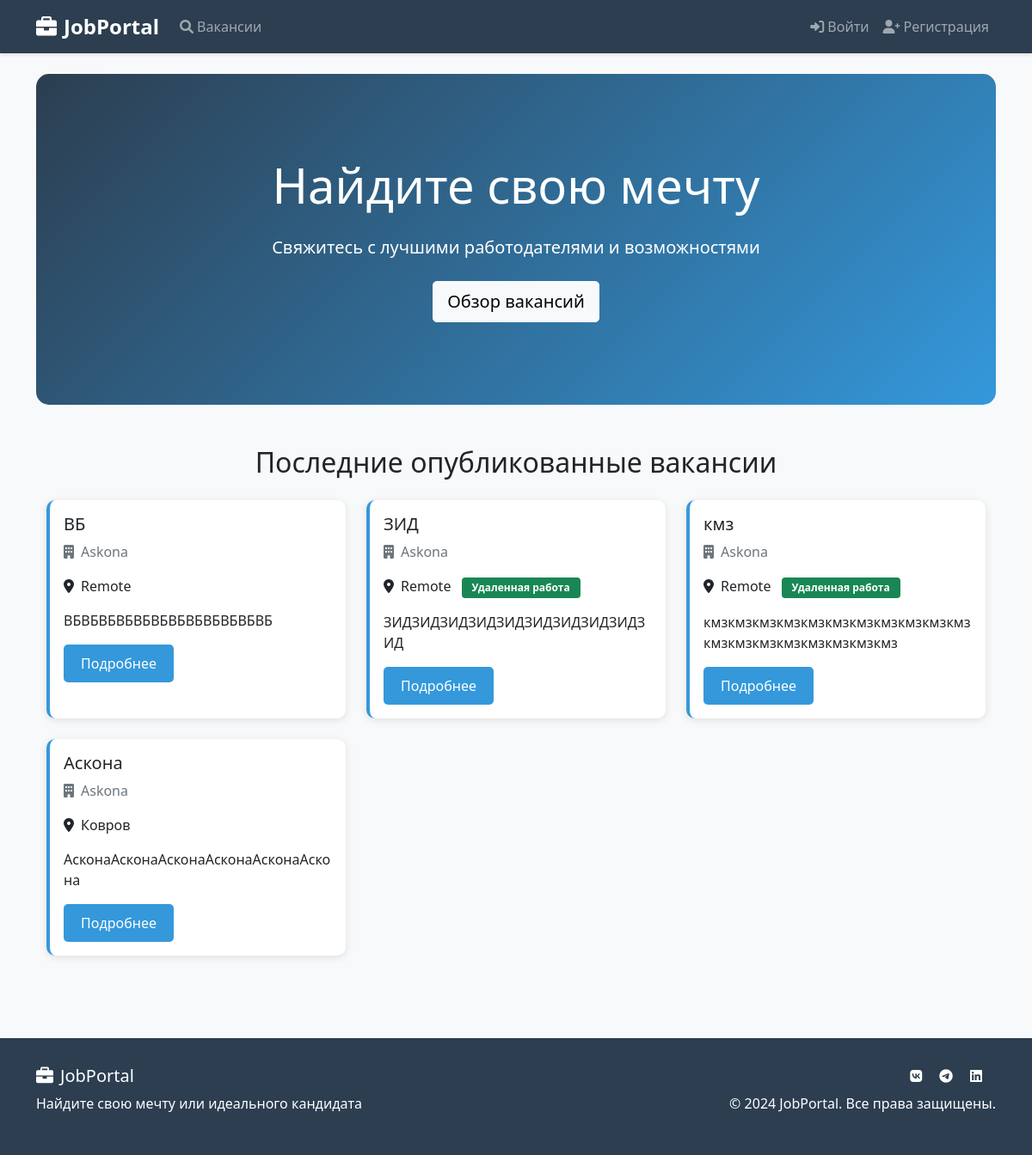
The page / on the database its author committed.
### main/models.py (models this page shows, shortened)
class Job(models.Model):
    CATEGORIES = [
        ('IT', 'Информационные технологии'),
        ('SALES', 'Продажи'),
        ('MARKETING', 'Маркетинг'),
        ('FINANCE', 'Финансы'),
        ('HR', 'Кадры'),
        ('OTHER', 'Другое'),
    ]
    EXPERIENCE_LEVELS = [
        ('ENTRY', 'Стартовая'),
        ('JUNIOR', 'Юниор'),
        ('MID', 'Средний'),
        ('SENIOR', 'Сеньор'),
        ('LEAD', 'Лид'),
    ]
    title = models.CharField(max_length=200)
    description = models.TextField()
    employer = models.ForeignKey(User, on_delete=models.CASCADE)
    category = models.CharField(max_length=20, choices=CATEGORIES)
    experience_level = models.CharField(
        max_length=20,
        choices=EXPERIENCE_LEVELS,
        default='ENTRY'
    )
    salary_min = models.DecimalField(max_digits=10, decimal_places=2, null=True, blank=True)
    salary_max = models.DecimalField(max_digits=10, decimal_places=2, null=True, blank=True)
    location = models.CharField(max_length=100, default='Удаленно')
    is_remote = models.BooleanField(default=False)
    created_at = models.DateTimeField(auto_now_add=True)
    deadline = models.DateField(null=True, blank=True)
    is_active = models.BooleanField(default=True)
    class Meta:
        ordering = ['-created_at']

class UserProfile(models.Model):
    user = models.OneToOneField(User, on_delete=models.CASCADE)
    is_employer = models.BooleanField(default=False)
    company_name = models.CharField(max_length=100, blank=True, null=True)
    bio = models.TextField(blank=True)
    location = models.CharField(max_length=100, blank=True)
    phone = models.CharField(max_length=20, blank=True)
    website = models.URLField(blank=True)
    profile_picture = models.ImageField(upload_to='profile_pics/', blank=True)
    resume = models.OneToOneField(Resume, on_delete=models.SET_NULL, null=True, blank=True)

### main/views.py (the view)
# urls.py: path('', views.home, name='home'),
def home(request):
    recent_jobs = Job.objects.filter(is_active=True)[:6]
    return render(request, 'home.html', {'recent_jobs': recent_jobs})

### main/context_processors.py (called while the page is built)
def notifications(request):
    if request.user.is_authenticated:
        return {
            'unread_notifications': request.user.notification_set.filter(is_read=False).count()
        }
    return {'unread_notifications': 0}

### main/templates/home.html
{% extends 'base.html' %}
{% block content %}
<div class="hero-section text-center py-5 mb-5" style="background: linear-gradient(135deg, #2c3e50, #3498db); color: white; border-radius: 15px;">
    <div class="container py-5">
        <h1 class="display-4 mb-4">Найдите свою мечту</h1>
        <p class="lead mb-4">Свяжитесь с лучшими работодателями и возможностями</p>
        <a href="{% url 'jobs_list' %}" class="btn btn-light btn-lg">Обзор вакансий</a>
    </div>
</div>
<div class="container">
    <h2 class="text-center mb-4">Последние опубликованные вакансии</h2>
    <div class="row">
        {% for job in recent_jobs %}
        <div class="col-md-4 mb-4">
            <div class="card job-card h-100">
                <div class="card-body">
                    <h5 class="card-title">{{ job.title }}</h5>
                    <p class="card-text text-muted">
                        <i class="fas fa-building me-2"></i>{{ job.employer.userprofile.company_name|default:"Компания" }}
                    </p>
                    <p class="card-text">
                        <i class="fas fa-map-marker-alt me-2"></i>{{ job.location }}
                        {% if job.is_remote %}
                            <span class="badge bg-success ms-2">Удаленная работа</span>
                        {% endif %}
                    </p>
                    <p class="card-text">{{ job.description|truncatewords:20 }}</p>
                    <a href="{% url 'jobs_list' %}" class="btn btn-primary">Подробнее</a>
                </div>
            </div>
        </div>
        {% endfor %}
    </div>
</div>
{% endblock %}

### main/templates/base.html (shortened to what this page needs)
<!DOCTYPE html>
<html lang="ru">
<head>
    <link href="https://cdn.jsdelivr.net/npm/bootstrap@5.1.3/dist/css/bootstrap.min.css" rel="stylesheet">
    <link href="https://cdnjs.cloudflare.com/ajax/libs/font-awesome/6.0.0/css/all.min.css" rel="stylesheet">
</head>
<body>
    <nav class="navbar navbar-expand-lg navbar-dark">
        <div class="container">
            <a class="navbar-brand" href="{% url 'home' %}">
                <i class="fas fa-briefcase me-2"></i>JobPortal
            </a>
            <div class="collapse navbar-collapse" id="navbarNav">
                <ul class="navbar-nav me-auto">
                    <li class="nav-item">
                        <a class="nav-link" href="{% url 'jobs_list' %}">
                            <i class="fas fa-search me-1"></i>Вакансии
                        </a>
                    </li>
                </ul>
                <ul class="navbar-nav">
                    {% if user.is_authenticated %}
                        <li class="nav-item">
                            <a class="nav-link position-relative" href="{% url 'profile' %}">
                                <i class="fas fa-user me-1"></i>Профиль
                                {% if unread_notifications %}
                                    <span class="notification-badge">{{ unread_notifications }}</span>
                                {% endif %}
                            </a>
                        </li>
                        <li class="nav-item">
                            <form action="{% url 'logout' %}" method="post" class="d-inline">
                                {% csrf_token %}
                                <button type="submit" class="nav-link border-0 bg-transparent">
                                    <i class="fas fa-sign-out-alt me-1"></i>Выход
                                </button>
                            </form>
                        </li>
                    {% else %}
                        <li class="nav-item">
                            <a class="nav-link" href="{% url 'login' %}">
                                <i class="fas fa-sign-in-alt me-1"></i>Войти
                            </a>
                        </li>
                        <li class="nav-item">
                            <a class="nav-link" href="{% url 'register' %}">
                                <i class="fas fa-user-plus me-1"></i>Регистрация
                            </a>
                        </li>
                    {% endif %}
                </ul>
            </div>
        </div>
    </nav>
    <div class="container py-4">
        {% block content %}{% endblock %}
    </div>
    <footer class="footer">
        <div class="container">
            <div class="row">
                <div class="col-md-6">
                    <h5><i class="fas fa-briefcase me-2"></i>JobPortal</h5>
                    <p>Найдите свою мечту или идеального кандидата</p>
                </div>
                <div class="col-md-6 text-end">
                    <div class="social-links">
                        <a href="#" class="text-white me-3"><i class="fab fa-vk"></i></a>
                        <a href="#" class="text-white me-3"><i class="fab fa-telegram"></i></a>
                        <a href="#" class="text-white me-3"><i class="fab fa-linkedin"></i></a>
                    </div>
                    <p class="mt-2">&copy; 2024 JobPortal. Все права защищены.</p>
                </div>
            </div>
        </div>
    </footer>
</body>
</html>

### main/templates/base.html (style rules this page uses)
:root { --primary-color: #2c3e50; --secondary-color: #3498db; }
body { font-family: 'Segoe UI', Tahoma, Geneva, Verdana, sans-serif; background-color: #f8f9fa; }
.navbar { background-color: var(--primary-color) !important; box-shadow: 0 2px 4px rgba(0,0,0,0.1); }
.navbar-brand { font-weight: bold; font-size: 1.5rem; }
.card { border: none; border-radius: 10px; box-shadow: 0 2px 10px rgba(0,0,0,0.1); transition: transform 0.2s; }
.btn-primary { background-color: var(--secondary-color); border: none; padding: 10px 20px; border-radius: 5px; }
.footer { background-color: var(--primary-color); color: white; padding: 2rem 0; margin-top: 3rem; }
.job-card { border-left: 4px solid var(--secondary-color); }
.badge { padding: 0.5em 1em; }
.job-card { transition: all 0.3s ease; }

### rows shown on the page
Job: title "ВБ", employer.userprofile.company_name "Askona", location "Remote", description "ВБВБВБВБВБВБВБВБВБВБВБВБ"
Job: title "ЗИД", employer.userprofile.company_name "Askona", location "Remote", is_remote "Удаленная работа", description "ЗИДЗИДЗИДЗИДЗИДЗИДЗИДЗИДЗИДЗИД"
Job: title "кмз", employer.userprofile.company_name "Askona", location "Remote", is_remote "Удаленная работа", description "кмзкмзкмзкмзкмзкмзкмзкмзкмзкмзкмзкмзкмзкмзкмзкмзкмзкмзкмз"
Job: title "Аскона", employer.userprofile.company_name "Askona", location "Ковров", description "АсконаАсконаАсконаАсконаАсконаАскона"
